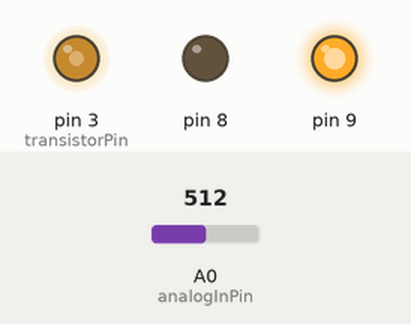
This sketch was run on a simulated Arduino Uno, built with avr-gcc and run on an emulated ATmega328P. Parts: output pins drawn as LEDs (lit = HIGH). The inputs (shaded band) are chosen by the test bench; at power-on: A0 (analogInPin) = 512.

Above: at 1.2 s.
1.3 s: A0 (analogInPin) set to 716
At 2.5 s:
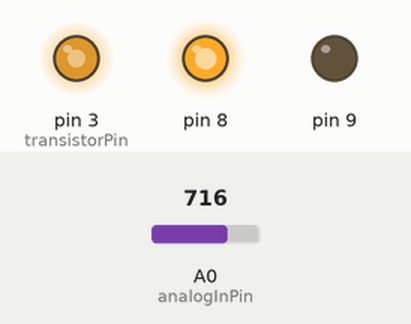
2.8 s: A0 (analogInPin) set to 900
At 3.7 s:
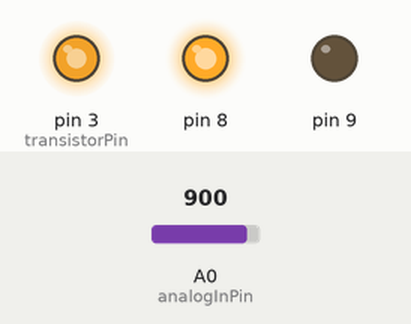
4.3 s: A0 (analogInPin) set to 150
At 5.1 s:
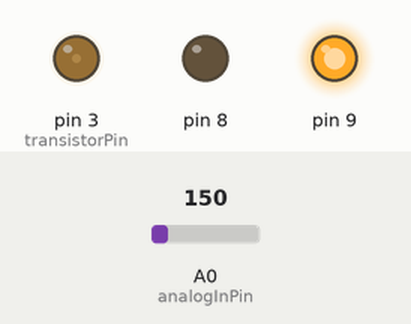
5.8 s: A0 (analogInPin) set to 0
At 6.1 s:
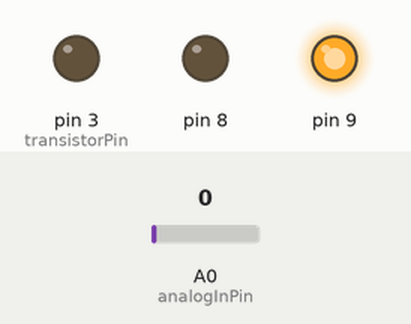
Timing chart, 0 to 8.3 s (numbered marks = the images above; inputs shaded):
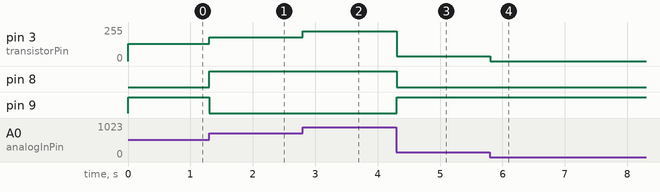

Measured:
- after the input at 1.3 s, pin 3 (transistorPin): 128/255 → 179/255 at once; pin 8: LOW → HIGH at once; pin 9: HIGH → LOW at once
- after the input at 2.8 s, pin 3 (transistorPin): 179/255 → 225/255 at once
- after the input at 4.3 s, pin 3 (transistorPin): 225/255 → 37/255 at once; pin 8: HIGH → LOW at once; pin 9: LOW → HIGH at once
- after the input at 5.8 s, pin 3 (transistorPin): 37/255 → 0/255 at once

The sketch:

speedometer.ino
```cpp
int analogInPin = A0;

int sensorValue = 0;

int outputValue = 0;

int transistorPin = 3;

void setup()

{

Serial.begin(9600);

pinMode(8, OUTPUT);

pinMode(9, OUTPUT);

pinMode(transistorPin, OUTPUT);

}

void loop()

{

sensorValue = analogRead(analogInPin)/4;

outputValue = map(sensorValue, 0, 1023, 0, 255);

analogWrite(transistorPin, sensorValue);

if (sensorValue >= 160)

{

//example

digitalWrite(8, HIGH);

digitalWrite(9, LOW);

}

else

{ digitalWrite(9, HIGH);

digitalWrite(8, LOW);

}

delay(10); }
```
